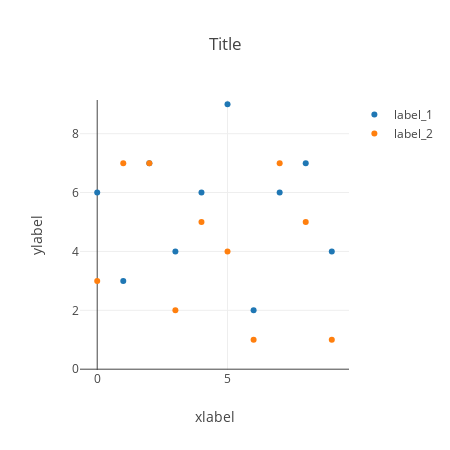

Notebook code cell kept with this figure:
### Markdown cell above
# Scatterplot

### Code cell
import plotly.graph_objects as go

fig = go.Figure()
fig.add_trace(go.Scatter(x=df['x_1'], y=df['y_1'], mode='markers', name='label_1'))
fig.add_trace(go.Scatter(x=df['x_1'], y=df['y_2'], mode='markers', name='label_2'))

fig.update_layout(title='Title', xaxis_title='xlabel', yaxis_title='ylabel', template='none', width=450, height=450)

fig.show()

### Figure 1 — Plotly figure (JSON) as saved in the notebook; plotly's stock layout.template omitted (floating-point values rounded to 4 significant figures)
{"data": [{"mode": "markers", "name": "label_1", "type": "scatter", "x": [0, 1, 2, 3, 4, 5, 6, 7, 8, 9], "y": [6, 3, 7, 4, 6, 9, 2, 6, 7, 4]}, {"mode": "markers", "name": "label_2", "type": "scatter", "x": [0, 1, 2, 3, 4, 5, 6, 7, 8, 9], "y": [3, 7, 7, 2, 5, 4, 1, 7, 5, 1]}], "layout": {"dragmode": "pan", "height": 450, "title": {"text": "Title"}, "width": 450, "xaxis": {"autorange": false, "range": [-0.6605, 9.66], "title": {"text": "xlabel"}, "type": "linear"}, "yaxis": {"autorange": false, "range": [-0.0276, 9.144], "title": {"text": "ylabel"}, "type": "linear"}}}
